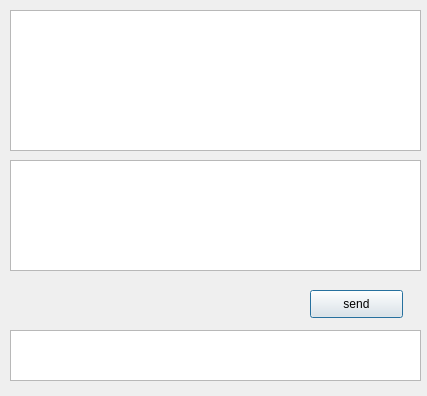
<?xml version="1.0" encoding="UTF-8"?>
<ui version="4.0">
 <class>Dialog</class>
 <widget class="QDialog" name="Dialog">
  <property name="geometry">
   <rect>
    <x>0</x>
    <y>0</y>
    <width>427</width>
    <height>396</height>
   </rect>
  </property>
  <property name="windowTitle">
   <string>audio</string>
  </property>
  <widget class="QGraphicsView" name="graphicsView">
   <property name="geometry">
    <rect>
     <x>430</x>
     <y>0</y>
     <width>421</width>
     <height>271</height>
    </rect>
   </property>
   <property name="sizeIncrement">
    <size>
     <width>0</width>
     <height>0</height>
    </size>
   </property>
   <property name="sceneRect">
    <rectf>
     <x>0.000000000000000</x>
     <y>0.000000000000000</y>
     <width>400.000000000000000</width>
     <height>256.000000000000000</height>
    </rectf>
   </property>
  </widget>
  <widget class="QPushButton" name="send">
   <property name="geometry">
    <rect>
     <x>310</x>
     <y>290</y>
     <width>93</width>
     <height>28</height>
    </rect>
   </property>
   <property name="text">
    <string>send</string>
   </property>
  </widget>
  <widget class="QPlainTextEdit" name="you">
   <property name="geometry">
    <rect>
     <x>10</x>
     <y>10</y>
     <width>411</width>
     <height>141</height>
    </rect>
   </property>
  </widget>
  <widget class="QPlainTextEdit" name="me">
   <property name="geometry">
    <rect>
     <x>10</x>
     <y>160</y>
     <width>411</width>
     <height>111</height>
    </rect>
   </property>
  </widget>
  <widget class="QPlainTextEdit" name="log">
   <property name="geometry">
    <rect>
     <x>10</x>
     <y>330</y>
     <width>411</width>
     <height>51</height>
    </rect>
   </property>
  </widget>
 </widget>
 <layoutdefault spacing="6" margin="11"/>
 <resources/>
 <connections/>
</ui>
